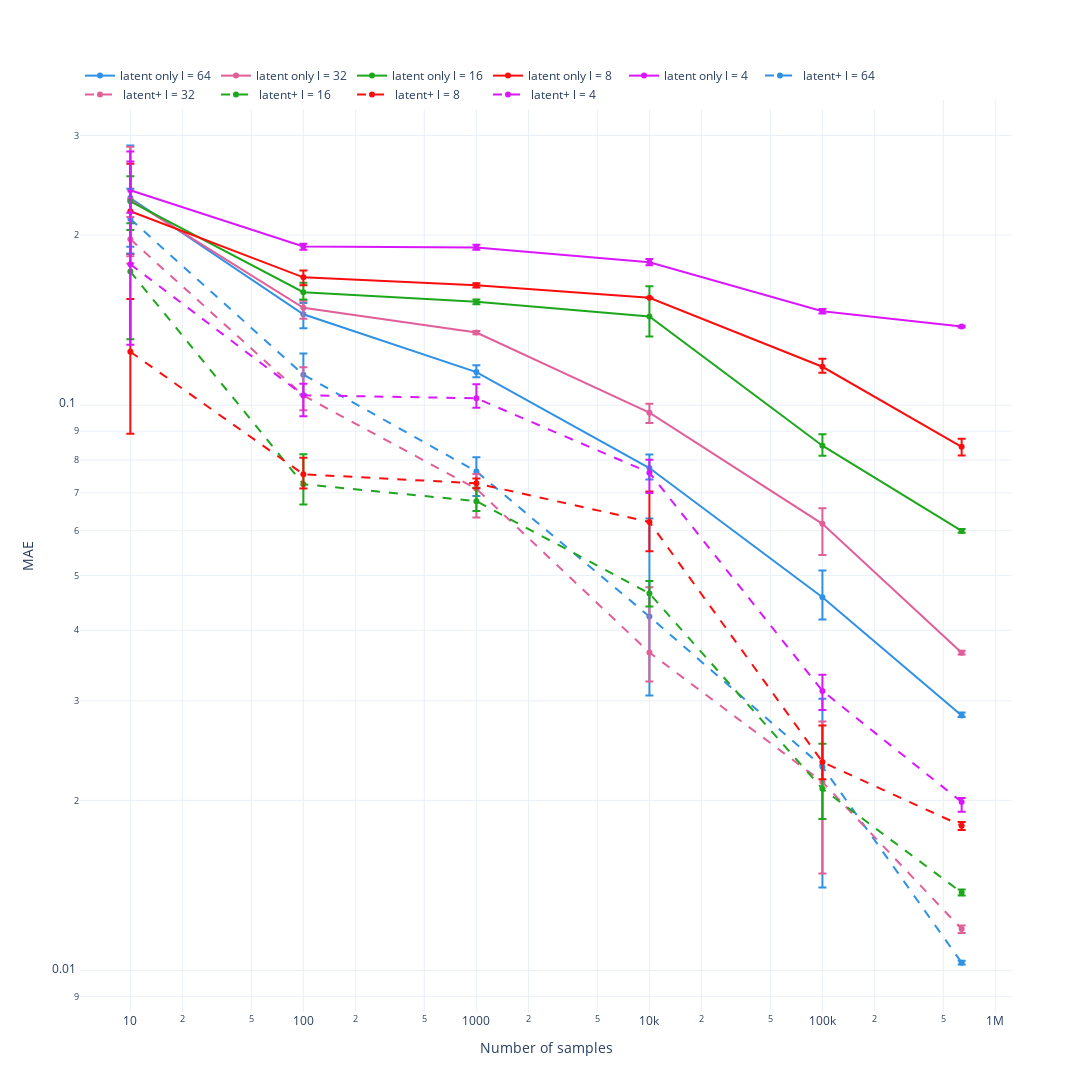

Source (notebook cell):
### Code cell
fig = go.Figure()

for j,i in enumerate([64,32,16,8,4]):

    fig.add_trace(go.Scatter(x = latent_only[latent_only['Latent units'] == i].groupby('N samples').mean().reset_index()['N samples'], 
                     y = latent_only[latent_only['Latent units'] == i].groupby('N samples').mean().reset_index()['MAE'], 
                             mode = 'markers+lines',
                             name = 'latent only l = ' + str(i),
    #                  log_x = True, 
    #                  log_y=True,
                     error_y=dict(
                        type='data',
                        symmetric=False,
                         array = (latent_only[latent_only['Latent units'] == i].groupby('N samples').max()  - latent_only[latent_only['Latent units'] == i].groupby('N samples').mean())['MAE'], 
                         arrayminus = (latent_only[latent_only['Latent units'] == i].groupby('N samples').mean() - latent_only[latent_only['Latent units'] == i].groupby('N samples').min())['MAE'],
                     ),
                     line_color = px.colors.qualitative.Dark24[j],
                    ))

for j,i in enumerate([64,32,16,8,4]):

    fig.add_trace(go.Scatter(x = latent_dc_pr_pow[latent_dc_pr_pow['Latent units'] == i].groupby('N samples').mean().reset_index()['N samples'], 
                     y = latent_dc_pr_pow[latent_dc_pr_pow['Latent units'] == i].groupby('N samples').mean().reset_index()['MAE'], 
                             line_dash = 'dash',
                             mode = 'markers+lines',
                             name = ' latent+ l = ' + str(i),
    #                  log_x = True, 
    #                  log_y=True,
                     error_y=dict(
                        type='data',
                        symmetric=False,
                         array = (latent_dc_pr_pow[latent_dc_pr_pow['Latent units'] == i].groupby('N samples').max()  - latent_dc_pr_pow[latent_dc_pr_pow['Latent units'] == i].groupby('N samples').mean())['MAE'], 
                         arrayminus = (latent_dc_pr_pow[latent_dc_pr_pow['Latent units'] == i].groupby('N samples').mean() - latent_dc_pr_pow[latent_dc_pr_pow['Latent units'] == i].groupby('N samples').min())['MAE'],
                     ),
                     line_color = px.colors.qualitative.Dark24[j],
                    ))
    
# fig.add_trace(go.Scatter(x = [10, 637801], 
#                      y = [error_estimate, error_estimate], 
# #                              line_dash = 'dash',
#                              mode = 'lines',
#                              name = 'Measurement error',
#     #                  log_x = True, 
#     #                  log_y=True,
# #                      error_y=dict(
# #                         type='data',
# #                         symmetric=False,
# #                          array = (latent_dc_pr_pow[latent_dc_pr_pow['Latent units'] == i].groupby('N samples').max()  - latent_dc_pr_pow[latent_dc_pr_pow['Latent units'] == i].groupby('N samples').median())['MSE'], 
# #                          arrayminus = (latent_dc_pr_pow[latent_dc_pr_pow['Latent units'] == i].groupby('N samples').median() - latent_dc_pr_pow[latent_dc_pr_pow['Latent units'] == i].groupby('N samples').min())['MSE'],
# #                      ),
#                      line_color = px.colors.qualitative.Dark24[j+1],
#                     ))


# fig.add_trace(go.Scatter(x = size_sweep_frame_power_pressure.groupby('N samples').median().reset_index()['N samples'], 
#                  y = size_sweep_frame_power_pressure.groupby('N samples').median().reset_index()['MSE'], 
#                          mode = 'markers',
#                          name = 'Latent+Pressure+RF Power',
# #                  log_x = True, 
# #                  log_y=True,
#                  error_y=dict(
#                     type='data',
#                     symmetric=False,
#                      array = (size_sweep_frame_power_pressure.groupby('N samples').max()  - size_sweep_frame_power_pressure.groupby('N samples').median())['MSE'], 
#                      arrayminus = (size_sweep_frame_power_pressure.groupby('N samples').median() - size_sweep_frame_power_pressure.groupby('N samples').min())['MSE'],
#                  )
# #                  line_color = px.colors.qualitative.Dark24[0]
#                 ))

fig.update_xaxes(type="log", title = 'Number of samples')
fig.update_yaxes(type="log", title = 'MAE')

fig.update_layout(template = 'plotly_white', width = 1200, height = 1200, legend=dict(
    orientation="h",
    yanchor="bottom",
    y=0.99,
    xanchor="left",
    x=-0.00,
))
# fig = px.scatter(y = [y_train, y_test])
fig.show()

fig.write_image("images/dc_bias_predictions.png")
fig.write_image("images/dc_bias_predictions.svg")
fig.write_image("images/dc_bias_predictions.eps")

# fig.update_layout(marker=dict(color='green', size=4))

# fig2 = px.scatter(size_sweep_frame_power_pressure.groupby('N samples').median().reset_index(), 
#                  x = 'N samples', 
#                  y = 'MSE', 
#                  log_x = True, 
#                  log_y=True,
#                  error_y = (size_sweep_frame_power_pressure.groupby('N samples').max()  - size_sweep_frame_power_pressure.groupby('N samples').median())['MSE'], 
#                  error_y_minus = (size_sweep_frame_power_pressure.groupby('N samples').median() - size_sweep_frame_power_pressure.groupby('N samples').min())['MSE'],
# #                  line_color = px.colors.qualitative.Dark24[1]
#                 )

# fig.add_trace(fig2.data[0])

# fig.update_layout(showlegend = True, legend_title_text='Trend')



# fig.show('notebook')

### Figure 1 — Plotly figure (JSON) as saved in the notebook; plotly's stock layout.template omitted (floating-point values rounded to 4 significant figures)
{"data": [{"error_y": {"array": [0.05531, 0.006807, 0.003228, 0.004395, 0.005276, 0.0003284], "arrayminus": [0.04183, 0.008086, 0.002351, 0.00357, 0.003966, 0.0001887], "symmetric": false, "type": "data"}, "line": {"color": "#2E91E5"}, "mode": "markers+lines", "name": "latent only l = 64", "type": "scatter", "x": [10, 100, 1000, 10000, 100000, 637801], "y": [0.2326, 0.1449, 0.1145, 0.07744, 0.04575, 0.02828]}, {"error_y": {"array": [0.05559, 0.004277, 0.0009002, 0.003542, 0.004068, 0.0002733], "arrayminus": [0.0475, 0.00654, 0.0009628, 0.003991, 0.007365, 0.0002607], "symmetric": false, "type": "data"}, "line": {"color": "#E15F99"}, "mode": "markers+lines", "name": "latent only l = 32", "type": "scatter", "x": [10, 100, 1000, 10000, 100000, 637801], "y": [0.2309, 0.1487, 0.1345, 0.09703, 0.06169, 0.03651]}, {"error_y": {"array": [0.02462, 0.006237, 0.001312, 0.0189, 0.004009, 0.000482], "arrayminus": [0.02537, 0.004558, 0.001605, 0.01122, 0.003418, 0.0004271], "symmetric": false, "type": "data"}, "line": {"color": "#1CA71C"}, "mode": "markers+lines", "name": "latent only l = 16", "type": "scatter", "x": [10, 100, 1000, 10000, 100000, 637801], "y": [0.2295, 0.1585, 0.1524, 0.1435, 0.0848, 0.05995]}, {"error_y": {"array": [0.04703, 0.004776, 0.001269, 0.0001798, 0.003873, 0.002843], "arrayminus": [0.03533, 0.005344, 0.001448, 0.0001721, 0.002802, 0.002915], "symmetric": false, "type": "data"}, "line": {"color": "#FB0D0D"}, "mode": "markers+lines", "name": "latent only l = 8", "type": "scatter", "x": [10, 100, 1000, 10000, 100000, 637801], "y": [0.2204, 0.1684, 0.163, 0.1549, 0.117, 0.08443]}, {"error_y": {"array": [0.02976, 0.002082, 0.002057, 0.002418, 0.001385, 0.0004359], "arrayminus": [0.02095, 0.002512, 0.001703, 0.002032, 0.001317, 0.0005661], "symmetric": false, "type": "data"}, "line": {"color": "#DA16FF"}, "mode": "markers+lines", "name": "latent only l = 4", "type": "scatter", "x": [10, 100, 1000, 10000, 100000, 637801], "y": [0.24, 0.191, 0.1901, 0.179, 0.1466, 0.1378]}, {"error_y": {"array": [0.02793, 0.01019, 0.00455, 0.02077, 0.007326, 7.915e-05], "arrayminus": [0.02802, 0.008745, 0.007293, 0.01161, 0.008919, 7.249e-05], "symmetric": false, "type": "data"}, "line": {"color": "#2E91E5", "dash": "dash"}, "mode": "markers+lines", "name": " latent+ l = 64", "type": "scatter", "x": [10, 100, 1000, 10000, 100000, 637801], "y": [0.2135, 0.1133, 0.07636, 0.04229, 0.02295, 0.01033]}, {"error_y": {"array": [0.01871, 0.01271, 0.004449, 0.01111, 0.00602, 0.0001648], "arrayminus": [0.01845, 0.006086, 0.007847, 0.004071, 0.006714, 0.000188], "symmetric": false, "type": "data"}, "line": {"color": "#E15F99", "dash": "dash"}, "mode": "markers+lines", "name": " latent+ l = 32", "type": "scatter", "x": [10, 100, 1000, 10000, 100000, 637801], "y": [0.1966, 0.104, 0.07115, 0.03653, 0.02156, 0.01185]}, {"error_y": {"array": [0.03744, 0.009382, 0.003768, 0.002394, 0.004231, 0.0001759], "arrayminus": [0.04151, 0.005741, 0.002677, 0.002389, 0.002429, 0.0001646], "symmetric": false, "type": "data"}, "line": {"color": "#1CA71C", "dash": "dash"}, "mode": "markers+lines", "name": " latent+ l = 16", "type": "scatter", "x": [10, 100, 1000, 10000, 100000, 637801], "y": [0.1723, 0.07251, 0.06766, 0.04647, 0.02097, 0.01374]}, {"error_y": {"array": [0.0298, 0.005287, 0.001458, 0.008222, 0.003746, 0.0002689], "arrayminus": [0.0353, 0.004281, 0.001448, 0.00702, 0.001586, 0.0003097], "symmetric": false, "type": "data"}, "line": {"color": "#FB0D0D", "dash": "dash"}, "mode": "markers+lines", "name": " latent+ l = 8", "type": "scatter", "x": [10, 100, 1000, 10000, 100000, 637801], "y": [0.1243, 0.0755, 0.07275, 0.06218, 0.02339, 0.01804]}, {"error_y": {"array": [0.1034, 0.004966, 0.006047, 0.004134, 0.002138, 0.0003284], "arrayminus": [0.04955, 0.00851, 0.00393, 0.006065, 0.002347, 0.0007847], "symmetric": false, "type": "data"}, "line": {"color": "#DA16FF", "dash": "dash"}, "mode": "markers+lines", "name": " latent+ l = 4", "type": "scatter", "x": [10, 100, 1000, 10000, 100000, 637801], "y": [0.1775, 0.1042, 0.1029, 0.076, 0.03124, 0.01988]}], "layout": {"height": 1200, "legend": {"orientation": "h", "x": 0, "xanchor": "left", "y": 0.99, "yanchor": "bottom"}, "width": 1200, "xaxis": {"title": {"text": "Number of samples"}, "type": "log"}, "yaxis": {"title": {"text": "MAE"}, "type": "log"}}}
